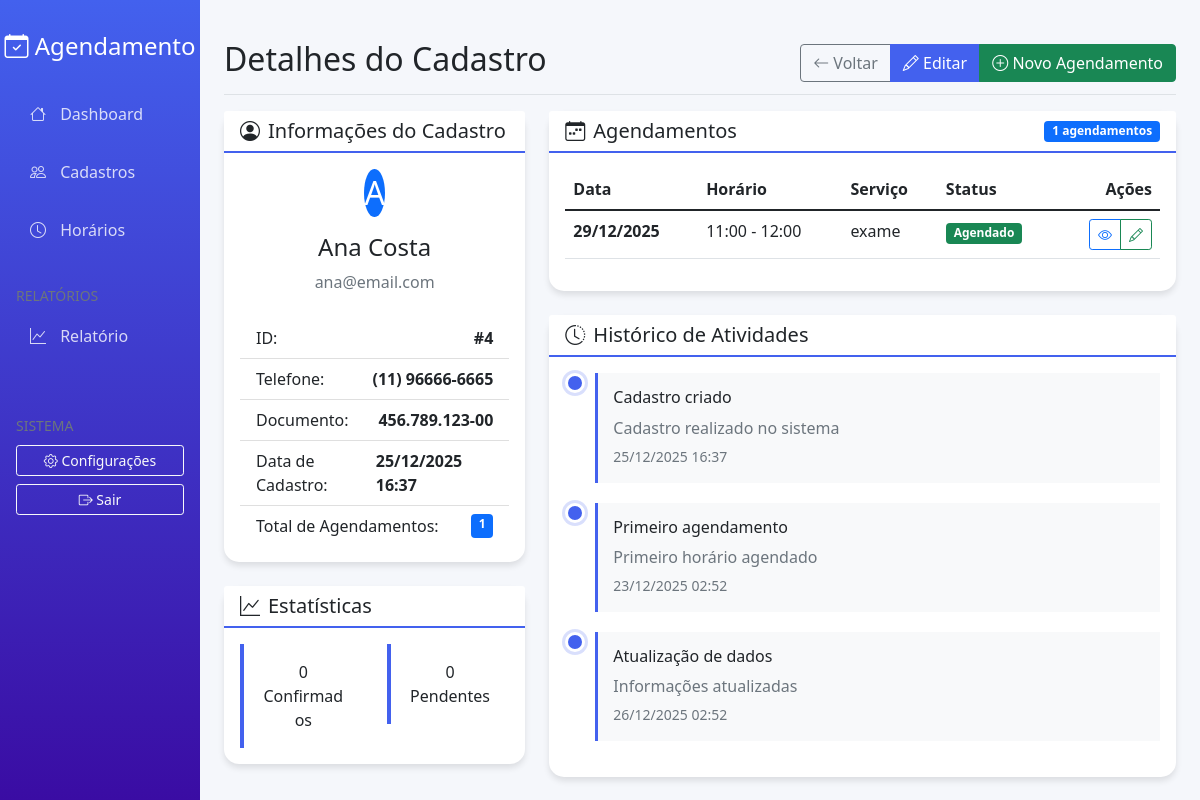
/cadastros/4, run on the app's committed database.
### models/Cadastro.py (models this page shows, shortened)
class Cadastro(db.Model):
    __tablename__ = 'cadastros'
    id = db.Column(db.Integer, primary_key=True)
    nome = db.Column(db.String(100), nullable=False)
    email = db.Column(db.String(100), unique=True, nullable=False)
    telefone = db.Column(db.String(20))
    documento = db.Column(db.String(20), unique=True)
    data_criacao = db.Column(db.DateTime, default=datetime.utcnow)
    horarios = db.relationship('Horario', backref='cadastro', lazy=True, cascade='all, delete-orphan')

### models/Horario.py (models this page shows, shortened)
class Horario(db.Model):
    __tablename__ = 'horarios'
    id = db.Column(db.Integer, primary_key=True)
    cadastro_id = db.Column(db.Integer, db.ForeignKey('cadastros.id'), nullable=False)
    data = db.Column(db.Date, nullable=False)
    hora_inicio = db.Column(db.Time, nullable=False)
    hora_fim = db.Column(db.Time, nullable=False)
    descricao = db.Column(db.Text)
    status = db.Column(db.String(20), default='agendado')
    tipo_servico = db.Column(db.String(50))
    prioridade = db.Column(db.String(20), default='normal')
    data_criacao = db.Column(db.DateTime, default=datetime.utcnow)
    data_atualizacao = db.Column(db.DateTime, onupdate=datetime.utcnow)

### app.py (the view)
    @app.route('/cadastros/<int:id>')
    def visualizar_cadastro(id):
        with app.app_context():
            cadastro = Cadastro.query.get_or_404(id)
            horarios = Horario.query.filter_by(cadastro_id=id).order_by(Horario.data.desc(), Horario.hora_inicio).all()
            hoje = date.today()
            horarios_confirmados = len([h for h in horarios if h.status == 'confirmado'])
            horarios_pendentes = len([h for h in horarios if h.status == 'pendente'])
            atividades = [
                {'titulo': 'Cadastro criado', 'descricao': 'Cadastro realizado no sistema', 'data': cadastro.data_criacao},
                {'titulo': 'Primeiro agendamento', 'descricao': 'Primeiro horário agendado', 'data': datetime.now() - timedelta(days=5)} if horarios else None,
                {'titulo': 'Atualização de dados', 'descricao': 'Informações atualizadas', 'data': datetime.now() - timedelta(days=2)} if cadastro.data_criacao < datetime.now() - timedelta(days=2) else None
            ]
            atividades = [a for a in atividades if a is not None]
            return render_template('cadastros/visualizar.html',
                                 cadastro=cadastro,
                                 horarios=horarios,
                                 hoje=hoje,
                                 horarios_confirmados=horarios_confirmados,
                                 horarios_pendentes=horarios_pendentes,
                                 atividades=atividades)

### templates/cadastros/visualizar.html (shortened to what this page needs)
{% extends "base.html" %}
{% block page_title %}Detalhes do Cadastro{% endblock %}
{% block page_actions %}
<div class="btn-group">
    <a href="{{ url_for('listar_cadastros') }}" class="btn btn-outline-secondary">
        <i class="bi bi-arrow-left"></i> Voltar
    </a>
    <a href="{{ url_for('editar_cadastro', id=cadastro.id) }}" class="btn btn-primary">
        <i class="bi bi-pencil"></i> Editar
    </a>
    <a href="{{ url_for('criar_horario') }}?cadastro={{ cadastro.id }}" class="btn btn-success">
        <i class="bi bi-plus-circle"></i> Novo Agendamento
    </a>
</div>
{% endblock %}
{% block content %}
<div class="row">
    <div class="col-md-4">
        <div class="card mb-4">
            <div class="card-header">
                <h5 class="mb-0">
                    <i class="bi bi-person-circle me-2"></i>Informações do Cadastro
                </h5>
            </div>
            <div class="card-body">
                <div class="text-center mb-4">
                    <div class="avatar-xl bg-primary rounded-circle d-inline-flex align-items-center justify-content-center">
                        <span class="text-white fs-2">{{ cadastro.nome[:1]|upper }}</span>
                    </div>
                    <h4 class="mt-3">{{ cadastro.nome }}</h4>
                    <p class="text-muted">{{ cadastro.email }}</p>
                </div>
                <div class="list-group list-group-flush">
                    <div class="list-group-item d-flex justify-content-between">
                        <span>ID:</span>
                        <strong>#{{ cadastro.id }}</strong>
                    </div>
                    {% if cadastro.telefone %}
                    <div class="list-group-item d-flex justify-content-between">
                        <span>Telefone:</span>
                        <strong>{{ cadastro.telefone }}</strong>
                    </div>
                    {% endif %}
                    {% if cadastro.documento %}
                    <div class="list-group-item d-flex justify-content-between">
                        <span>Documento:</span>
                        <strong>{{ cadastro.documento }}</strong>
                    </div>
                    {% endif %}
                    <div class="list-group-item d-flex justify-content-between">
                        <span>Data de Cadastro:</span>
                        <strong>{{ cadastro.data_criacao.strftime('%d/%m/%Y %H:%M') }}</strong>
                    </div>
                    <div class="list-group-item d-flex justify-content-between">
                        <span>Total de Agendamentos:</span>
                        <span class="badge bg-primary">{{ cadastro.horarios|length }}</span>
                    </div>
                </div>
            </div>
        </div>
        <div class="card">
            <div class="card-header">
                <h5 class="mb-0">
                    <i class="bi bi-graph-up me-2"></i>Estatísticas
                </h5>
            </div>
            <div class="card-body">
                <div class="row text-center">
                    <div class="col-6">
                        <div class="stat-card p-3">
                            <div class="stat-number">{{ horarios_confirmados }}</div>
                            <div class="stat-label">Confirmados</div>
                        </div>
                    </div>
                    <div class="col-6">
                        <div class="stat-card p-3">
                            <div class="stat-number">{{ horarios_pendentes }}</div>
                            <div class="stat-label">Pendentes</div>
                        </div>
                    </div>
                </div>
            </div>
        </div>
    </div>
    <div class="col-md-8">
        <div class="card">
            <div class="card-header d-flex justify-content-between align-items-center">
                <h5 class="mb-0">
                    <i class="bi bi-calendar-week me-2"></i>Agendamentos
                </h5>
                <span class="badge bg-primary">{{ cadastro.horarios|length }} agendamentos</span>
            </div>
            <div class="card-body">
                {% if cadastro.horarios %}
                <div class="table-responsive">
                    <table class="table table-hover">
                        <thead>
                            <tr>
                                <th>Data</th>
                                <th>Horário</th>
                                <th>Serviço</th>
                                <th>Status</th>
                                <th class="text-end">Ações</th>
                            </tr>
                        </thead>
                        <tbody>
                            {% for horario in cadastro.horarios|sort(attribute='data', reverse=True) %}
                            <tr>
                                <td>
                                    <strong>{{ horario.data.strftime('%d/%m/%Y') }}</strong>
                                </td>
                                <td>
                                    {{ horario.hora_inicio.strftime('%H:%M') }} - {{ horario.hora_fim.strftime('%H:%M') }}
                                </td>
                                <td>
                                    {% if horario.descricao %}
                                    {{ horario.descricao[:50] }}
                                    {% else %}
                                    <span class="text-muted">Sem descrição</span>
                                    {% endif %}
                                </td>
                                <td>
                                    {% if horario.data > hoje %}
                                    <span class="badge bg-success">Agendado</span>
                                    {% else %}
                                    <span class="badge bg-secondary">Realizado</span>
                                    {% endif %}
                                </td>
                                <td class="text-end">
                                    <div class="btn-group btn-group-sm">
                                        <a href="{{ url_for('visualizar_horario', id=horario.id) }}"
                                           class="btn btn-outline-primary" title="Visualizar">
                                            <i class="bi bi-eye"></i>
                                        </a>
                                        <a href="{{ url_for('editar_horario', id=horario.id) }}"
                                           class="btn btn-outline-success" title="Editar">
                                            <i class="bi bi-pencil"></i>
                                        </a>
                                    </div>
                                </td>
                            </tr>
                            {% endfor %}
                        </tbody>
                    </table>
                </div>
                {% endif %}
            </div>
        </div>
        <div class="card mt-4">
            <div class="card-header">
                <h5 class="mb-0">
                    <i class="bi bi-clock-history me-2"></i>Histórico de Atividades
                </h5>
            </div>
            <div class="card-body">
                <div class="timeline">
                    {% for atividade in atividades %}
                    <div class="timeline-item">
                        <div class="timeline-marker"></div>
                        <div class="timeline-content">
                            <h6>{{ atividade.titulo }}</h6>
                            <p class="text-muted mb-1">{{ atividade.descricao }}</p>
                            <small class="text-muted">{{ atividade.data.strftime('%d/%m/%Y %H:%M') }}</small>
                        </div>
                    </div>
                    {% else %}
                    <div class="text-center text-muted py-4">
                        <i class="bi bi-info-circle fs-1"></i>
                        <p class="mt-2">Nenhuma atividade registrada</p>
                    </div>
                    {% endfor %}
                </div>
            </div>
        </div>
    </div>
</div>
{% endblock %}

### templates/base.html (style rules this page uses)
:root { --primary-color: #4361ee; --secondary-color: #3a0ca3; --success-color: #4cc9f0; --light-color: #f8f9fa; }
body { background-color: #f5f7fb; font-family: 'Segoe UI', Tahoma, Geneva, Verdana, sans-serif; }
.card { border: none; border-radius: 15px; box-shadow: 0 4px 6px rgba(0, 0, 0, 0.1); transition: transform 0.3s; }
.card-header { background-color: white; border-bottom: 2px solid var(--primary-color); font-weight: 600; }
.btn-primary { background-color: var(--primary-color); border-color: var(--primary-color); }
.stat-card { border-left: 4px solid var(--primary-color); }

### templates/cadastros/visualizar.html (style rules this page uses)
.timeline { position: relative; padding-left: 30px; }
.timeline-item { position: relative; margin-bottom: 20px; }
.timeline-marker { position: absolute; left: -30px; top: 0; width: 20px; height: 20px; border-radius: 50%; background: var(--primary-color); border: 3px solid white; box-shadow: 0 0 0 3px rgba(67, 97, 238, 0.2); }
.timeline-content { background: var(--light-color); padding: 15px; border-radius: var(--border-radius-sm); border-left: 3px solid var(--primary-color); }

### data on the page
Cadastro: nome "A", nome "Ana Costa", email "ana@email.com", id "4", telefone "(11) 96666-6665", documento "456.789.123-00", data_criacao "25/12/2025 16:37", data "25/12/2025 16:37"
Horario: data "29/12/2025", hora_inicio "11:00", hora_fim "12:00", descricao "exame", shows "Agendado"

### other printed values
{{ cadastro.horarios|length }} "1"
{{ horarios_confirmados }} "0"
{{ horarios_pendentes }} "0"
{{ atividade.titulo }} "Cadastro criado" "Primeiro agendamento" "Atualização de dados"
{{ atividade.descricao }} "Cadastro realizado no sistema" "Primeiro horário agendado" "Informações atualizadas"
{{ atividade.data.strftime('%d/%m/%Y %H:%M') }} "23/12/2025 02:52" "26/12/2025 02:52"
